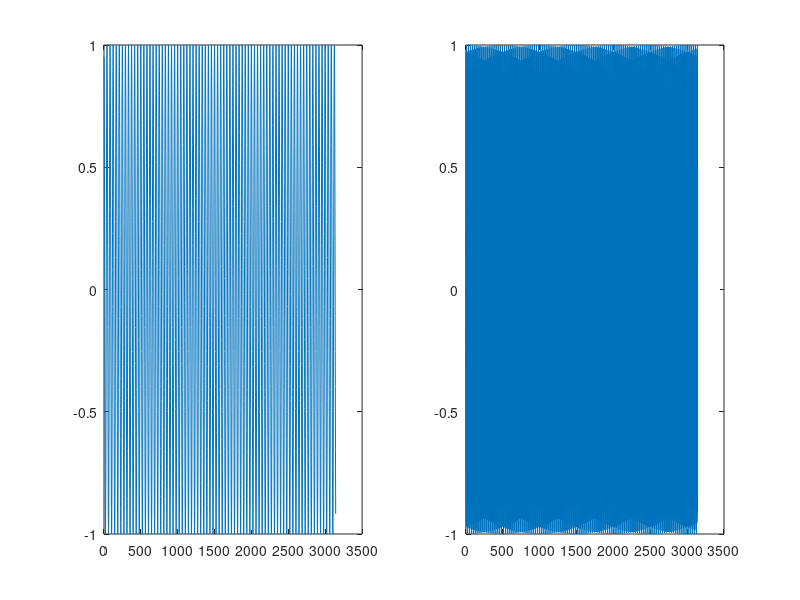

This chart was generated by the following MATLAB code: (Note: this script raises an error after producing the figure.)
function main
%input data
f1 = 24;
f2 = 2577;
dt = 10^(-3);
T = pi;
a = -T/2;
b = T/2;
%functions
u1 = @(t) sin(2*pi*f1*t);
u2 = @(t) sin(2*pi*f2*t);
%
subplot(1,2,1);
plot(u1(a:dt:b));
subplot(1,2,2);
plot(u2(a:dt:b));
%scalar product 
dp = dotProduct(u1,u2,a,b);
disp(dp);
%nor
n1 = funcNorm(u2,a,b);
n2 = funcNorm(u1,a,b);
disp(n1);
disp(n2);
%ort
if(dp == 0)
    disp("ortogonal");
else
    disp("not ortogonal");
end
       
